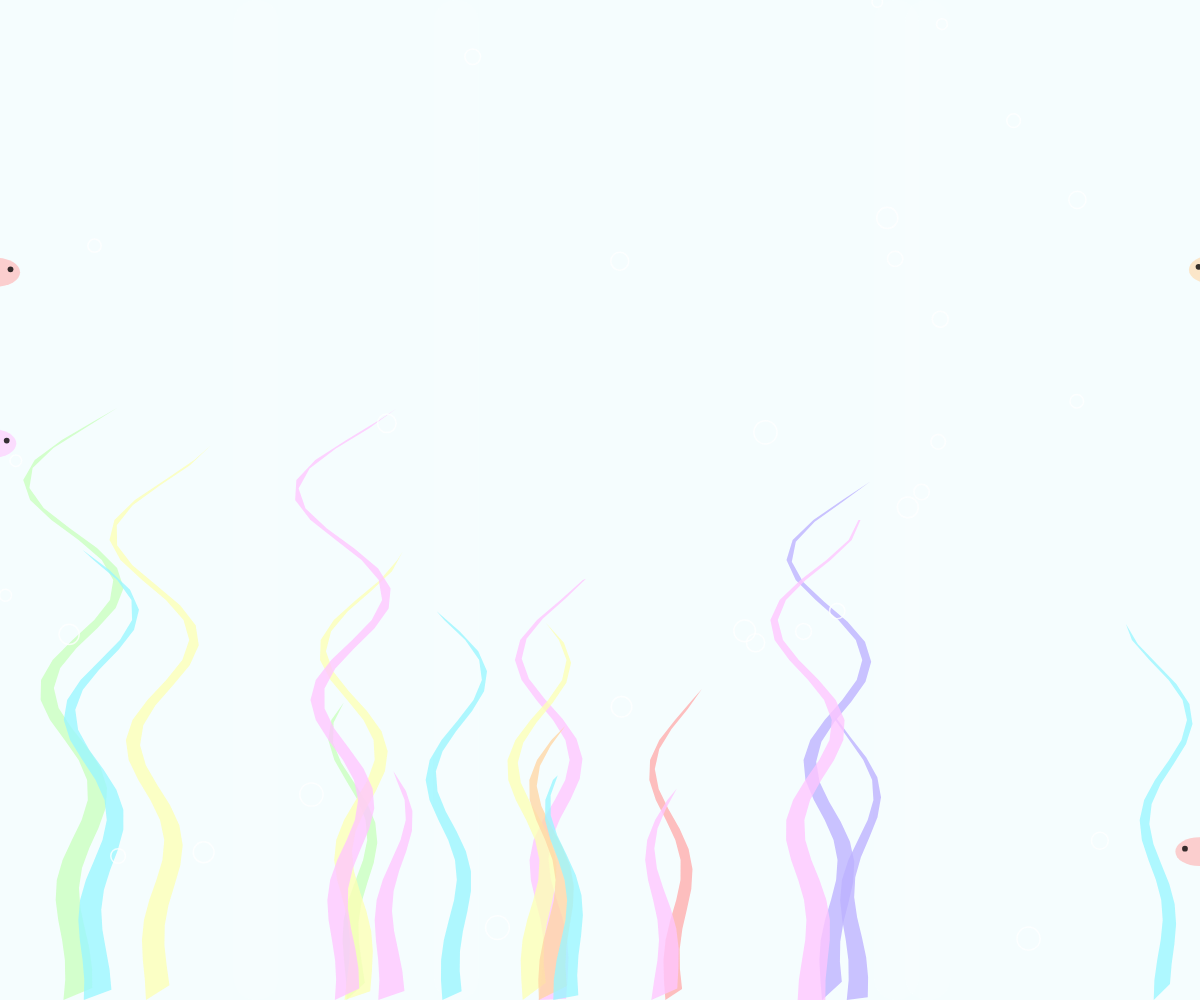
Frame 1 (no input)
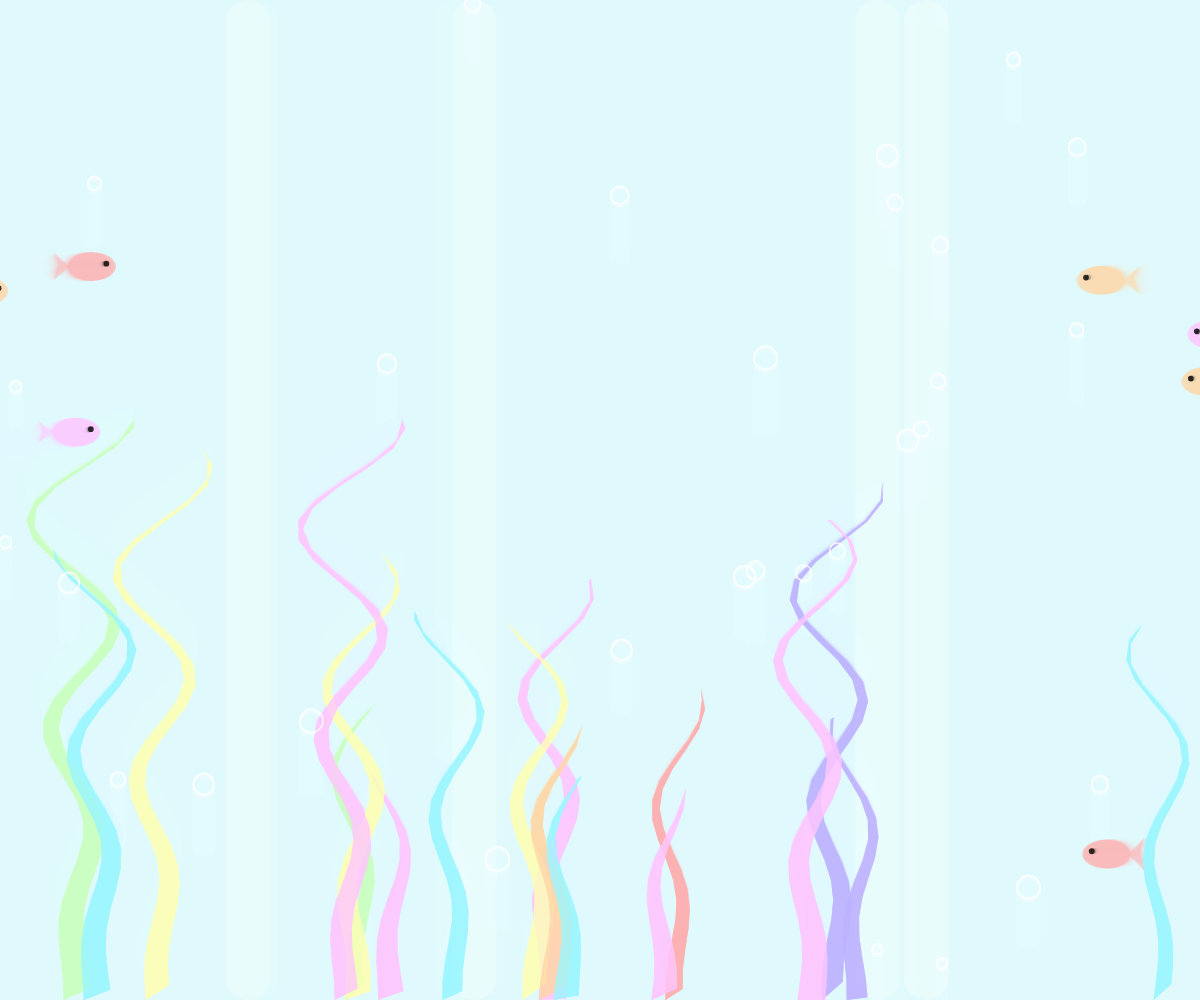
Frame 60 (no input)
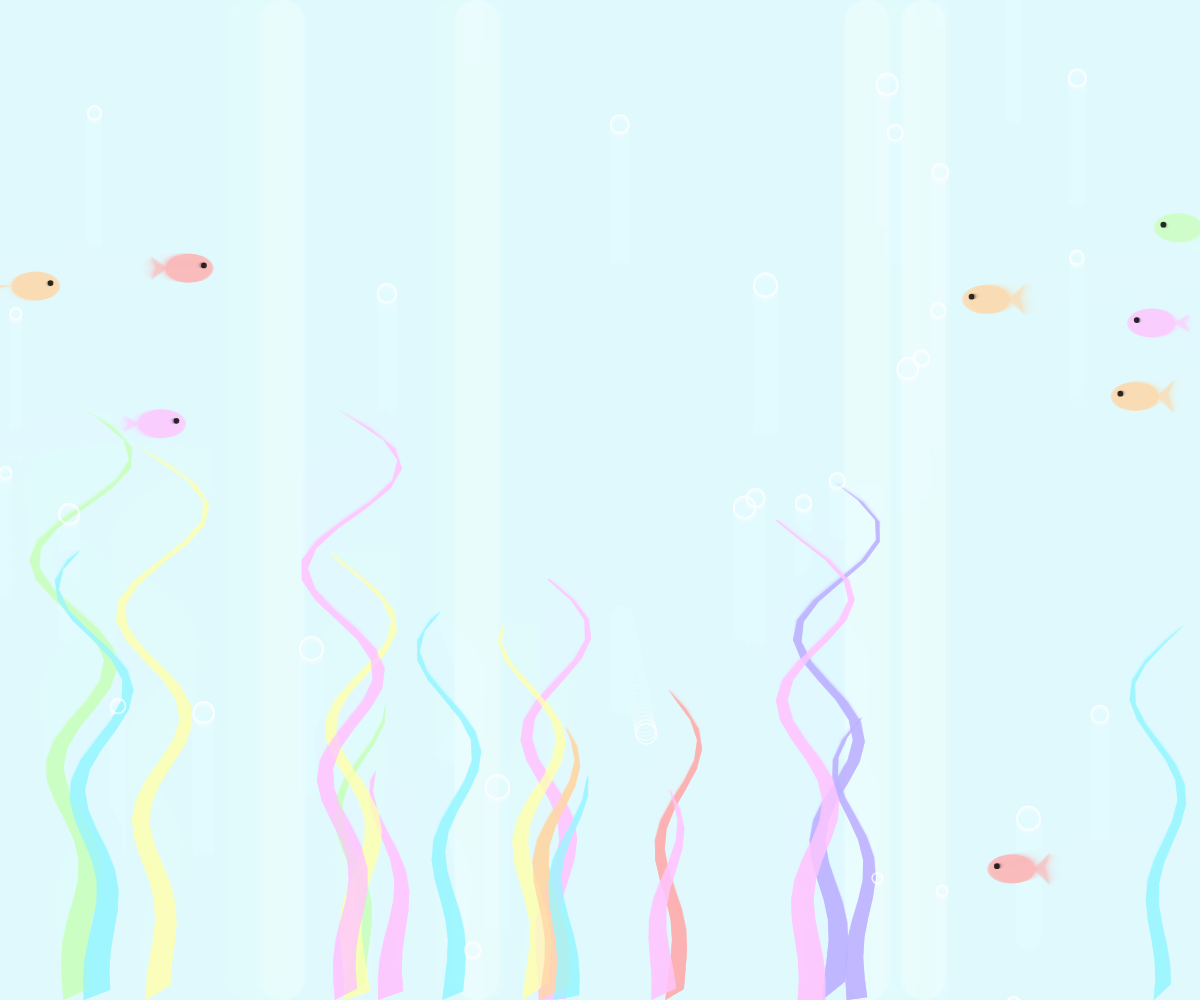
Frame 120 (the mouse pressed at the canvas centre since frame 60)

The p5.js sketch that drew these frames (run headless with seeded random() and noise() and a simulated clock; from frame 60 on, the mouse is pressed at the canvas centre):

// p5.js sketch
// ── sketch.js
let seaweeds = [];
let bgBubbles = [];
let fishGroup = [];

function setup() {
  createCanvas(windowWidth, windowHeight);
  
  for (let i = 0; i < 18; i++) {
    seaweeds.push(new Seaweed(random(width)));
  }
  
  for (let i = 0; i < 30; i++) {
    bgBubbles.push(new BgBubble());
  }

  for (let i = 0; i < 8; i++) {
    fishGroup.push(new Fish());
  }
}

function draw() {
  noStroke();
  fill(224, 247, 250, 80); 
  rect(0, 0, width, height);
  
  drawWaterReflections(); 

  for (let s of seaweeds) {
    s.update();
    s.display();
  }

  for (let f of fishGroup) {
    f.update();
    f.display();
  }

  for (let b of bgBubbles) {
    b.update();
    b.display();
  }
}

class Seaweed {
  constructor(x) {
    this.x = x;
    this.h = random(height * 0.2, height * 0.6);
    this.seed = random(1000);
    this.baseWidth = random(8, 15);
    let colors = [
      color(255, 173, 173, 200), color(255, 214, 165, 200), color(253, 255, 182, 200),
      color(202, 255, 191, 200), color(155, 246, 255, 200), color(189, 178, 255, 200),
      color(255, 198, 255, 200)
    ];
    this.clr = random(colors);
    this.swayAmp = 1; 
  }

  update() {
    let d = dist(mouseX, mouseY, this.x, height - this.h/2);
    if (d < 150) {
      this.swayAmp = map(d, 0, 150, 6, 1);
    } else {
      this.swayAmp = lerp(this.swayAmp, 1, 0.08);
    }
  }

  display() {
    noStroke();
    fill(this.clr);
    beginShape();
    for (let i = 0; i < this.h; i += 20) {
      let sway = sin(frameCount * 0.02 + i * 0.03 + this.seed) * (i * 0.1) * this.swayAmp;
      let w = map(i, 0, this.h, this.baseWidth, 1);
      vertex(this.x + sway - w, height - i);
    }
    for (let i = this.h; i >= 0; i -= 20) {
      let sway = sin(frameCount * 0.02 + i * 0.03 + this.seed) * (i * 0.1) * this.swayAmp;
      let w = map(i, 0, this.h, this.baseWidth, 1);
      vertex(this.x + sway + w, height - i);
    }
    endShape(CLOSE);
  }
}

class BgBubble {
  constructor() {
    this.pos = createVector(random(width), random(height));
    this.vel = createVector(0, random(-0.5, -1.5));
    this.acc = createVector(0, 0);
    this.r = random(5, 12);
  }

  update() {
    let mouse = createVector(mouseX, mouseY);
    let d = p5.Vector.dist(this.pos, mouse);
    if (d < 120) {
      let flee = p5.Vector.sub(this.pos, mouse);
      flee.setMag(0.8); 
      this.acc.add(flee);
    }
    this.vel.add(this.acc);
    this.vel.limit(4); 
    this.pos.add(this.vel);
    this.acc.mult(0.92); 
    this.vel.y = lerp(this.vel.y, -1.2, 0.03);
    this.vel.x = lerp(this.vel.x, 0, 0.03);
    if (this.pos.y < -this.r) this.pos.y = height + this.r;
    if (this.pos.x < 0) this.pos.x = width;
    if (this.pos.x > width) this.pos.x = 0;
  }

  display() {
    stroke(255, 200);
    strokeWeight(1.5);
    noFill();
    circle(this.pos.x, this.pos.y, this.r * 2);
  }
}

class Fish {
  constructor() {
    let startLeftSide = random(1) < 0.5;
    this.w = width * 0.04; // 這裡調大了魚的大小
    this.h = this.w * 0.6;
    if (startLeftSide) {
      this.pos = createVector(random(-width * 0.1, 0), random(height * 0.1, height * 0.9));
      this.vel = createVector(random(0.8, 2.0), random(-0.2, 0.2));
    } else {
      this.pos = createVector(random(width, width * 1.1), random(height * 0.1, height * 0.9));
      this.vel = createVector(random(-2.0, -0.8), random(-0.2, 0.2));
    }
    this.seed = random(1000);
    let colors = [
      color(255, 173, 173, 150), color(255, 214, 165, 150), color(253, 255, 182, 150),
      color(202, 255, 191, 150), color(155, 246, 255, 150), color(189, 178, 255, 150),
      color(255, 198, 255, 150)
    ];
    this.clr = random(colors);
  }

  update() {
    this.pos.add(this.vel);
    this.pos.y += sin(frameCount * 0.02 + this.seed) * 0.2;
    let margin = width * 0.15;
    if (this.vel.x > 0 && this.pos.x > width + margin) {
      this.pos.x = -margin;
      this.pos.y = random(height * 0.1, height * 0.9);
    } else if (this.vel.x < 0 && this.pos.x < -margin) {
      this.pos.x = width + margin;
      this.pos.y = random(height * 0.1, height * 0.9);
    }
  }

  display() {
    push();
    translate(this.pos.x, this.pos.y);
    if (this.vel.x < 0) scale(-1, 1); 
    noStroke();
    fill(this.clr);
    ellipse(0, 0, this.w, this.h);
    fill(red(this.clr), green(this.clr), blue(this.clr), 100);
    let tailWave = sin(frameCount * 0.1 + this.seed) * this.h * 0.3;
    let tailSize = this.w * 0.35;
    let tailX = -this.w * 0.45;
    beginShape();
    vertex(tailX, 0);
    vertex(tailX - tailSize, -tailSize/2 + tailWave);
    vertex(tailX - tailSize * 0.7, tailWave * 0.3);
    vertex(tailX - tailSize, tailSize/2 - tailWave);
    endShape(CLOSE);
    fill(0, 200);
    circle(this.w * 0.3, -this.h * 0.1, this.h * 0.2);
    pop();
  }
}

function drawWaterReflections() {
  noStroke();
  fill(255, 30);
  for (let i = 0; i < 4; i++) {
    let x = (noise(i, frameCount * 0.001) * width * 1.5) - width * 0.25;
    rect(x, 0, 45, height, 22);
  }
}

function windowResized() {
  resizeCanvas(windowWidth, windowHeight);
}
// ── style.css
/* [中間] 展示視窗 / 上傳區塊 */
#upload-container {
    position: absolute;
    top: 50%; 
    left: 70%; /* 從 45% 再往左移到 42%，緊貼左側選單 */
    transform: translate(-50%, -50%);
    width: 60vw; /* 寬度從 50vw 放大到 60vw */
    height: 70vh; /* 高度也稍微拉高，讓展示空間更充足 */
    
    /* 保持原有的美化屬性 */
    background: rgba(255, 255, 255, 0.2);
    backdrop-filter: blur(12px);
    border: 4px solid white;
    border-radius: 25px;
    box-shadow: 0 15px 45px rgba(0, 100, 150, 0.1);
    z-index: 5;
    display: flex; 
    flex-direction: column; 
    align-items: center; 
    justify-content: center;
    overflow: hidden; /* 確保內容不會超出圓角 */
}

/* 如果你有使用 iframe，確保它撐滿容器 */
#work-frame {
    width: 100%;
    height: 100%;
    border: none;
}
